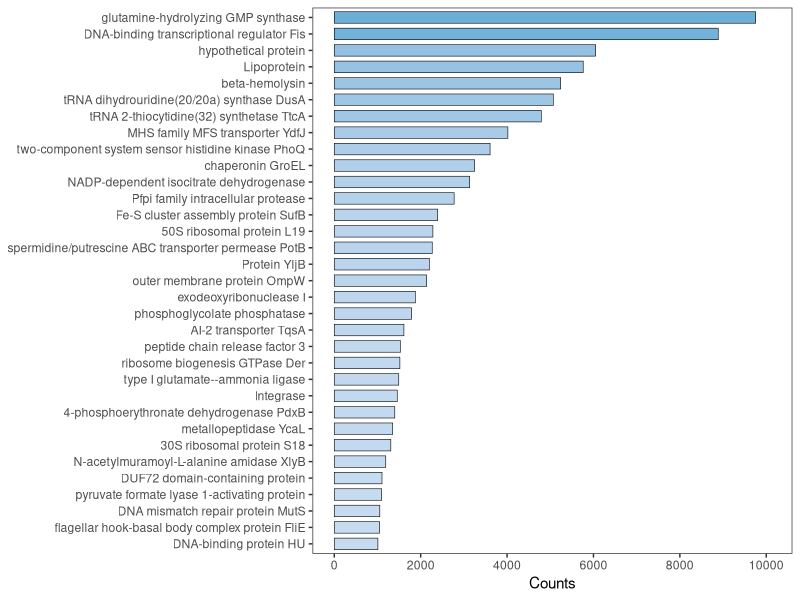
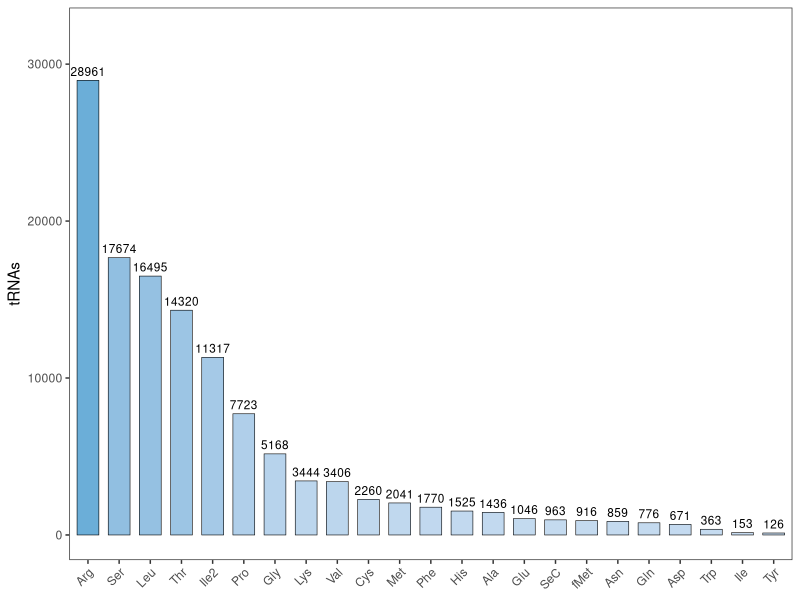
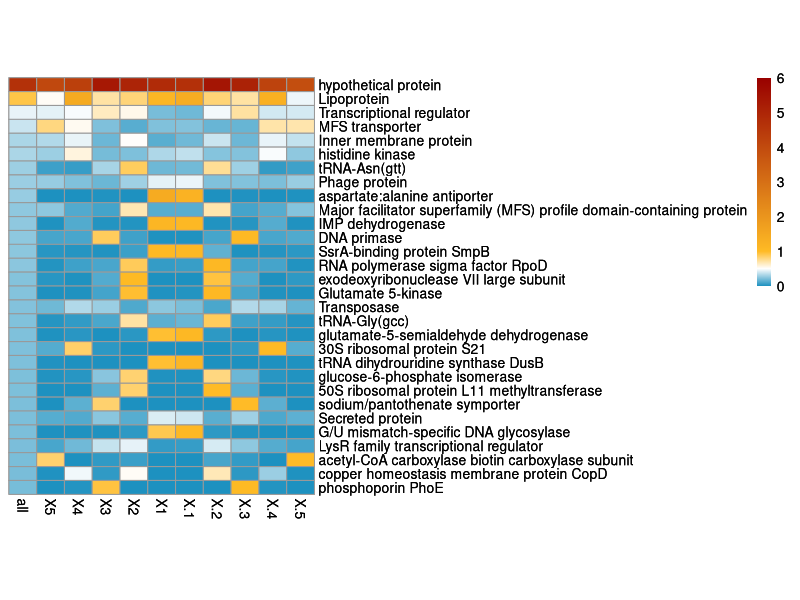

Reproduce these figures in R, in order.

library(ggplot2)

df1 = read.table('cds.txt', head=TRUE, sep='\t')
df1$gene <- factor(df1$gene, levels = rev(unique(df1$gene)))
p1 <- ggplot(df1, aes(x=gene, y=counts)) +
  geom_col(width = 0.7, colour='black', linewidth=0.2, aes(fill=counts)) +
  scale_fill_gradient(low="#c6dbf0", high="#6baed8") +  
  scale_y_continuous(limits=c(0,10100),breaks=seq(0,10000,2000))+ 
  theme_bw() + 
  theme(panel.grid.major = element_blank(),
        panel.grid.minor = element_blank(),
        legend.position = 'none') +
  ylab('Counts') + coord_flip()+
  xlab(NULL)
p1

df2 = read.table('tRNA.txt', head=TRUE, sep='\t')

df2$tRNA <- factor(df2$tRNA, levels = unique(df2$tRNA))

p2 <- ggplot(df2, aes(x=tRNA, y=Count)) +
  geom_col(width = 0.7, colour='black', linewidth=0.2, aes(fill=Count)) + 
  geom_text(aes(label=Count), vjust=-0.5, size=3) +
  scale_fill_gradient(low="#c6dbf0", high="#6baed8") +ylim(0,32000)+ 
  theme_bw() + 
  theme(panel.grid.major = element_blank(),
        panel.grid.minor = element_blank(),
        legend.position = 'none',
        axis.text.x = element_text(angle = 45, hjust = 1)) +
  ylab('tRNAs') + 
  xlab(NULL)

p2

library(pheatmap)
heatmap_data <- read.csv("arc-bac-integration_region_for-heatmap.tsv", row.names = 1,sep='\t',header=TRUE)
bk2 <- c(seq(0,6,by=0.001))
t1 <- pheatmap(heatmap_data,
               cellwidth = 20, cellheight = 10,
               cluster_rows = F,
               cluster_cols =F,
               fontsize=10,
               breaks=bk2,
               color = c(colorRampPalette(colors = c("#1d91c0","white"))(length(bk2)*5/60),
                         colorRampPalette(colors = c("white","#ffbb25"))(length(bk2)*5/60),
                         colorRampPalette(colors = c("#ffbb25","#990000"))(length(bk2)*50/60)),
               show_rownames = T,
               show_colnames = T
)
t1




